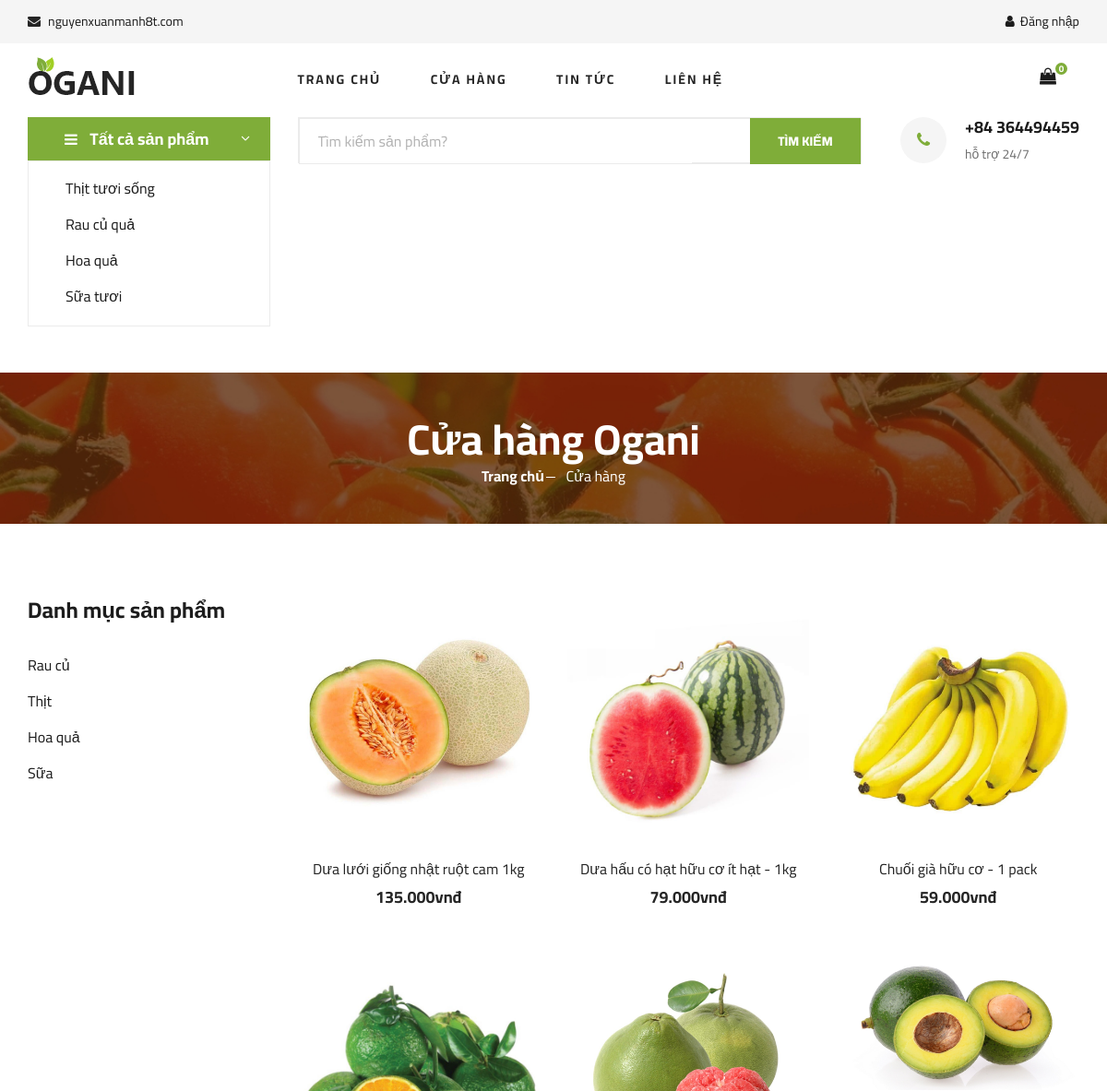
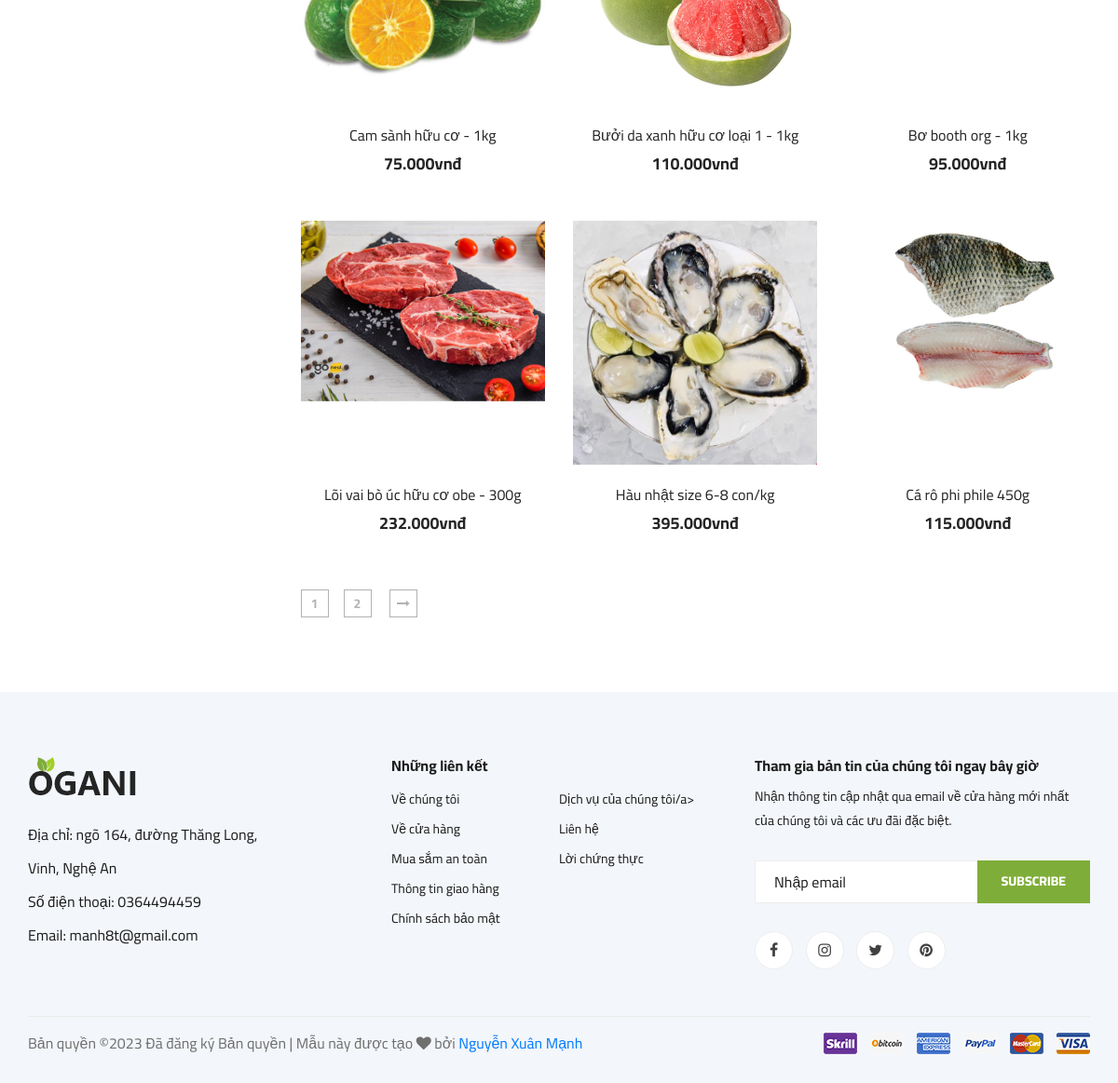
The page /shop.php on the database its author committed (2 pictures, top to bottom).
### tables this page shows
CREATE TABLE `tbl_category` (
  `catID` int(11) NOT NULL,
  `catName` varchar(255) NOT NULL
);

CREATE TABLE `tbl_product` (
  `productID` int(11) NOT NULL,
  `productImages` varchar(500) NOT NULL,
  `productName` varchar(50) NOT NULL,
  `catID` int(11) NOT NULL,
  `price` decimal(10,3) NOT NULL,
  `type` text NOT NULL COMMENT 'Normal items, Featured item',
  `description` longtext DEFAULT NULL
);

### shop.php (the view, shortened to what this page needs)
<?php
include './inc/header.php';
include './inc/slider.php';
?>
<section class="breadcrumb-section set-bg" data-setbg="img/breadcrumb.jpg">
    <div class="container">
        <div class="row">
            <div class="col-lg-12 text-center">
                <div class="breadcrumb__text">
                    <h2>Cửa hàng Ogani</h2>
                    <div class="breadcrumb__option">
                        <a href="./index.html">Trang chủ</a>
                        <span>Cửa hàng</span>
                    </div>
                </div>
            </div>
        </div>
    </div>
</section>
<section class="product spad">
    <div class="container">
        <form action="" method="post">
            <div class="row">
                <div class="col-lg-3 col-md-5">
                    <div class="sidebar">
                        <div class="sidebar__item">
                            <h4>Danh mục sản phẩm</h4>
                            <ul>
                                <?php
                                $sql = "SELECT * FROM tbl_category WHERE catID != 71";
                                $qr = mysqli_query($conn, $sql);
                                while ($row = mysqli_fetch_array($qr)) {
                                ?>
                                    <li><a href="#"><?php echo $row['catName'] ?></a></li>
                                <?php } ?>
                            </ul>
                        </div>
                    </div>
                </div>
                <div class="col-lg-9 col-md-7">
                    <div class="row">
                        <?php
                        $results_per_page = 9;
                        $sql = "SELECT COUNT(*) AS total FROM tbl_product";
                        $result = mysqli_query($conn, $sql);
                        $row = mysqli_fetch_assoc($result);
                        $total_products = $row['total'];
                        $total_pages = ceil($total_products / $results_per_page);
                        $current_page = isset($_GET['page']) ? $_GET['page'] : 1;
                        $start_index = ($current_page - 1) * $results_per_page;
                        $sql = "SELECT * FROM tbl_product ORDER BY productID DESC LIMIT $start_index, $results_per_page";
                        $qr = mysqli_query($conn, $sql);
                        if ($qr) {
                            while ($row = mysqli_fetch_array($qr)) {
                        ?>
                                <div class="col-lg-4 col-md-6 col-sm-6">
                                    <div class="product__item">
                                        <div class="product__item__pic set-bg">
                                            <a href="shop-details.php?id=<?php echo $row['productID']; ?>"><img src="./admin/<?php echo $row['productImages']; ?>"></a>
                                        </div>
                                        <div class="product__item__text">
                                            <h6><a href="#"><?php echo $row['productName']; ?></a></h6>
                                            <h5><span><?php echo $row['price']; ?></span>vnđ</h5>
                                        </div>
                                    </div>
                                </div>
                        <?php
                            }
                        }
                        ?>
                    </div>
                    <div class="product__pagination">
                        <?php
                        for ($page = 1; $page <= $total_pages; $page++) {
                            echo '<a href="?page=' . $page . '">' . $page . '</a>';
                        }
                        ?>
                        <a href="#"><i class="fa fa-long-arrow-right"></i></a>
                    </div>
                </div>
            </div>
        </form>
    </div>
</section>
<?php
include './inc/footer.php';
?>

### css/style.css (style rules this page uses)
html, body { height: 100%; font-family: "Cairo", sans-serif; -webkit-font-smoothing: antialiased; font-smoothing: antialiased; }
h1, h2, h3, h4, h5, h6 { margin: 0; color: #111111; font-weight: 400; font-family: "Cairo", sans-serif; }
h2 { font-size: 36px; }
h4 { font-size: 24px; }
h5 { font-size: 18px; }
h6 { font-size: 16px; }
img { max-width: 100%; }
ul, ol { padding: 0; margin: 0; }
.set-bg { background-repeat: no-repeat; background-size: cover; background-position: top center; }
.spad { padding-top: 100px; padding-bottom: 100px; }
.breadcrumb-section { display: flex; align-items: center; padding: 45px 0 40px; }
.breadcrumb__text h2 { font-size: 46px; color: #ffffff; font-weight: 700; }
.breadcrumb__option a { display: inline-block; font-size: 16px; color: #ffffff; font-weight: 700; margin-right: 20px; position: relative; }
.breadcrumb__option a:after { position: absolute; right: -12px; top: 13px; height: 1px; width: 10px; background: #ffffff; content: ""; }
.breadcrumb__option span { display: inline-block; font-size: 16px; color: #ffffff; }
.sidebar__item { margin-bottom: 35px; }
.sidebar__item h4 { color: #1c1c1c; font-weight: 700; margin-bottom: 25px; }
.sidebar__item ul li { list-style: none; }
.sidebar__item ul li a { font-size: 16px; color: #1c1c1c; line-height: 39px; display: block; }
.product { padding-top: 80px; padding-bottom: 80px; }
.product__item { margin-bottom: 50px; }
.product__item__pic { height: 270px; position: relative; overflow: hidden; }
.product__item__text { text-align: center; padding-top: 15px; }
.product__item__text h6 { margin-bottom: 10px; }
.product__item__text h6 a { color: #252525; }
.product__item__text h5 { color: #252525; font-weight: 700; }
.product__pagination, .blog__pagination { padding-top: 10px; }
.product__pagination a, .blog__pagination a { display: inline-block; width: 30px; height: 30px; border: 1px solid #b2b2b2; font-size: 14px; color: #b2b2b2; font-weight: 700; line-height: 28px; text-align: center; margin-right: 16px; -webkit-transition: all, 0.3s; -moz-transition: all, 0.3s; -ms-transition: all, 0.3s; -o-transition: all, 0.3s; transition: all, 0.3s; }
.product__pagination a:last-child, .blog__pagination a:last-child { margin-right: 0; }
@media only screen and (min-width: 1200px) { .container { max-width: 1170px; } }

### rows shown on the page
tbl_category: catName "Rau củ"
tbl_category: catName "Thịt"
tbl_category: catName "Hoa quả"
tbl_category: catName "Sữa"
tbl_product: productImages (picture), productName "Dưa lưới giống nhật ruột cam 1kg", price "135.000"
tbl_product: productImages (picture), productName "Dưa hấu có hạt hữu cơ ít hạt - 1kg", price "79.000"
tbl_product: productImages (picture), productName "Chuối già hữu cơ - 1 pack", price "59.000"
tbl_product: productImages (picture), productName "Cam sành hữu cơ - 1kg", price "75.000"
tbl_product: productImages (picture), productName "Bưởi da xanh hữu cơ loại 1 - 1kg", price "110.000"
tbl_product: productImages (picture), productName "Bơ booth org - 1kg", price "95.000"
tbl_product: productImages (picture), productName "Lõi vai bò úc hữu cơ obe - 300g", price "232.000"
tbl_product: productImages (picture), productName "Hàu nhật size 6-8 con/kg", price "395.000"
tbl_product: productImages (picture), productName "Cá rô phi phile 450g", price "115.000"
